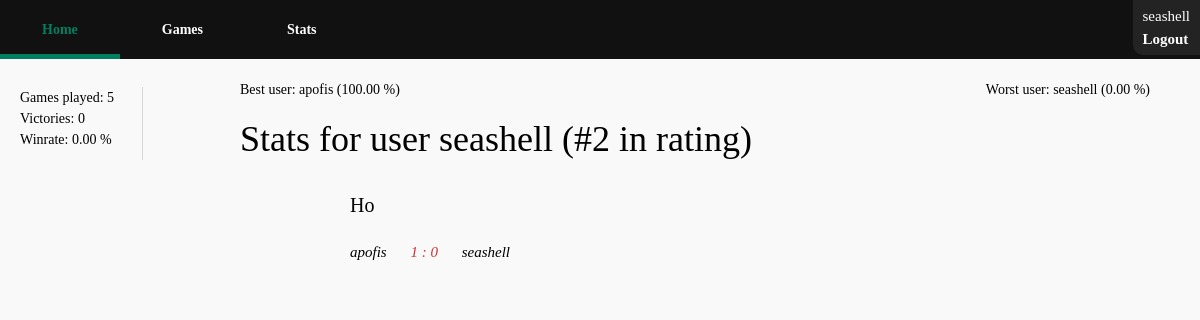
Before: /stats/ (signed in) with the older database file.
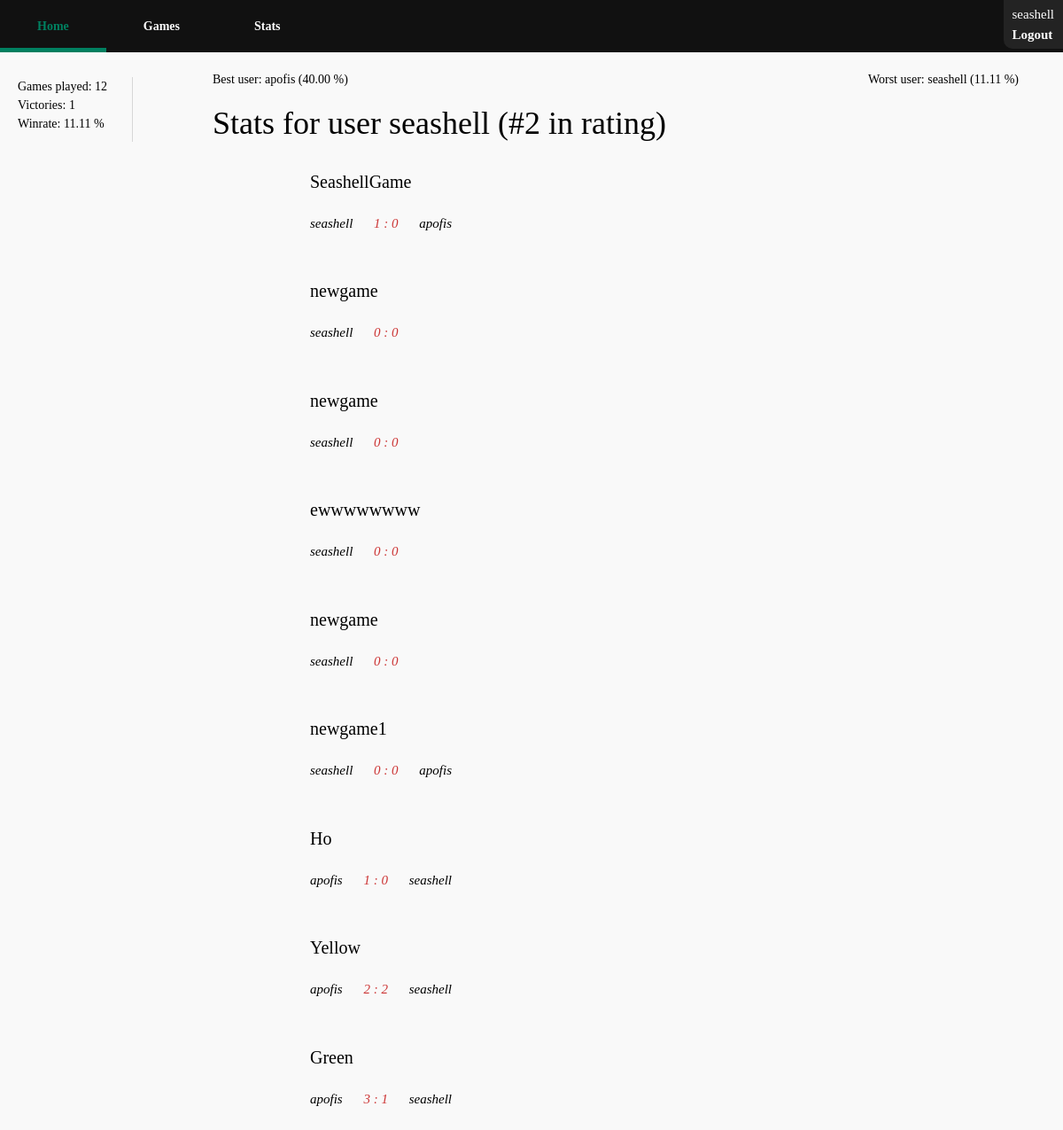
After: the same page with the newer database file.
### testapp/models.py (models this page shows)
class Game(models.Model):
    isCompleted = models.BooleanField(default=False)
    isPublic = models.BooleanField()
    password = models.CharField(max_length=10, null=True)
    gameName = models.CharField(max_length=100, default='NoNameGame')
    ownerID = models.ForeignKey(User, on_delete=models.CASCADE, related_name='owner')
    secondPlayerID =models.ForeignKey(User, on_delete=models.SET_NULL, null=True, related_name='secondPlayer')
    winnerID = models.ForeignKey(User, on_delete=models.SET_NULL, null=True, related_name='winner')
    ownerScore = models.IntegerField(default=0)
    secondPlayerScore = models.IntegerField(default=0)

### userStatistics/views.py (the view)
# urls.py: path('', views.statsAll, name='Games Stats')
@login_required()
def statsAll(request):
    currentUser = request.user;
    games = Game.objects.filter(Q(ownerID = currentUser) | Q(secondPlayerID = currentUser) )
    wonGames = games.filter(winnerID=currentUser)
    users = User.objects.all()
    rating = list()
    for u in users:
        games1 = Game.objects.filter(isCompleted=True).filter(Q(ownerID=u) | Q(secondPlayerID=u))
        wins = games.filter(winnerID=u).count()
        if games1.count() > 0:
            item = (u, wins / games1.count())
            rating.append(item)
    rating.sort(key=(lambda i: i[1]), reverse=True)
    for r in rating:
        if r[0] == currentUser:
            currUserPlace = rating.index(r) + 1
    return render(
        request,'stats/statsAll.html', { 'currentUser': { 'username': currentUser.get_username,
                                                          'place': currUserPlace,
                                                          'amountGamesPlayed': games.count(),
                                                          'victories': wonGames.count(),
                                                          'winrate': "{0:.2f}".format(
                                                              wonGames.count() * 100 / games.filter(
                                                                  isCompleted=True).count()),
                                                          },
                                         'games': games.exclude(isCompleted=False),
                                         'bestUser': {'user': rating[0][0], 'winrate': "{0:.2f}".format(rating[0][1] * 100)},
                                         'worstUser': {'user': rating[-1][0], 'winrate': "{0:.2f}".format(rating[-1][1] * 100)}}
    )

### templates/stats/statsAll.html (shortened to what this page needs)
{% extends "base_generic.html" %}
{% block aside %}
    <aside id="gamenav">
        <ul>
            <li>Games played: {{ currentUser.amountGamesPlayed }}</li>
            <li>Victories: {{ currentUser.victories }}</li>
            <li>Winrate: {{ currentUser.winrate }} %</li>
        </ul>
    </aside>
{% endblock %}
{% block content %}
    <div id="allgames-top">
        <span id="allgames-top-create">Best user: {{ bestUser.user.get_username }} ({{ bestUser.winrate }} %)</span>
        <span id="allgames-top-stats">Worst user: {{ worstUser.user.get_username }} ({{ worstUser.winrate }} %)</span>
    </div>
    <h1>Stats for user {{ currentUser.username }} (#{{ currentUser.place }} in rating)</h1>
    <div id="oldmoves-container">
    <ul id="oldmoves-list">
            {% for game in games %}
            <li class="notification-item">
                <div>{{ game.gameName }}</div> <br/>
                <span>
                    <p class="player">{{ game.ownerID.username }} </p>
                    <p id="score">{{ game.ownerScore }} : {{ game.secondPlayerScore }} </p>
                    <p class="player">{{ game.secondPlayerID.username }}</p>
                </span>
            </li>
            {% endfor %}
        </ul>
    </div>
{% endblock %}

Changed rows visible on the page:
now on this page (row edited): Game: gameName "SeashellGame", ownerID.username "seashell", ownerScore "1", secondPlayerScore "0", secondPlayerID.username "apofis"
added Game: gameName "newgame", ownerID.username "seashell", ownerScore "0", secondPlayerScore "0"
added Game: gameName "newgame", ownerID.username "seashell", ownerScore "0", secondPlayerScore "0"
added Game: gameName "ewwwwwwww", ownerID.username "seashell", ownerScore "0", secondPlayerScore "0"
added Game: gameName "newgame", ownerID.username "seashell", ownerScore "0", secondPlayerScore "0"
added Game: gameName "newgame1", ownerID.username "seashell", ownerScore "0", secondPlayerScore "0", secondPlayerID.username "apofis"
now on this page (row edited): Game: gameName "Yellow", ownerID.username "apofis", ownerScore "2", secondPlayerScore "2", secondPlayerID.username "seashell"
now on this page (row edited): Game: gameName "Green", ownerID.username "apofis", ownerScore "3", secondPlayerScore "1", secondPlayerID.username "seashell"
Other visible differences:
{{ currentUser.amountGamesPlayed }}: "5" → "12"
{{ currentUser.victories }}: "0" → "1"
{{ currentUser.winrate }}: "0.00" → "11.11"
{{ bestUser.winrate }}: "100.00" → "40.00"
{{ worstUser.winrate }}: "0.00" → "11.11"
